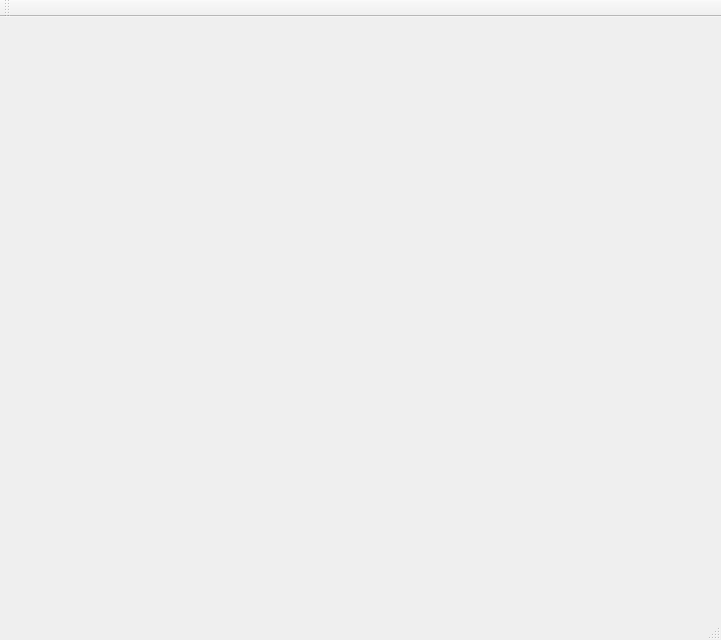
<?xml version="1.0" encoding="UTF-8"?>
<ui version="4.0">
 <class>MainWindow</class>
 <widget class="QMainWindow" name="MainWindow">
  <property name="geometry">
   <rect>
    <x>0</x>
    <y>0</y>
    <width>721</width>
    <height>640</height>
   </rect>
  </property>
  <property name="windowTitle">
   <string>MainWindow</string>
  </property>
  <widget class="QWidget" name="centralWidget">
   <widget class="QGLESWIDGET" name="widget" native="true">
    <property name="geometry">
     <rect>
      <x>10</x>
      <y>10</y>
      <width>600</width>
      <height>600</height>
     </rect>
    </property>
   </widget>
  </widget>
  <widget class="QMenuBar" name="menuBar">
   <property name="geometry">
    <rect>
     <x>0</x>
     <y>0</y>
     <width>721</width>
     <height>25</height>
    </rect>
   </property>
  </widget>
  <widget class="QToolBar" name="mainToolBar">
   <attribute name="toolBarArea">
    <enum>TopToolBarArea</enum>
   </attribute>
   <attribute name="toolBarBreak">
    <bool>false</bool>
   </attribute>
  </widget>
  <widget class="QStatusBar" name="statusBar"/>
 </widget>
 <layoutdefault spacing="6" margin="11"/>
 <customwidgets>
  <customwidget>
   <class>QGLESWIDGET</class>
   <extends>QWidget</extends>
   <header>qgleswidget.h</header>
   <container>1</container>
  </customwidget>
 </customwidgets>
 <resources/>
 <connections/>
</ui>
